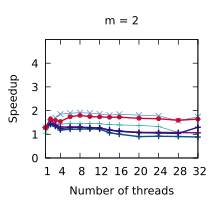

Here is the gnuplot script that generated this plot:
set title "m = 2"
set terminal pdf size 2.2,2.0
set output "./results/Scans_n___4,194,304,_m___2.pdf"
set key off
set xrange [1:32]
set xtics (1, 4, 8, 12, 16, 20, 24, 28, 32)
set xlabel "Number of threads"
set yrange [0:5]
set ytics (0, 1, 2, 3, 4)
set ylabel "Speedup"
plot './results/Scans_n___4,194,304,_m___2.dat' using 1:2 title "Outer parallelism" pointsize 0.7 lw 1 pt 1 linecolor rgb "#24A793" with linespoints, \
  './results/Scans_n___4,194,304,_m___2.dat' using 1:3 title "Inner parallelism" pointsize 0.7 lw 1 pt 2 linecolor rgb "#5287C6" with linespoints, \
  './results/Scans_n___4,194,304,_m___2.dat' using 1:4 title "Multi-atomics 64 1 4" pointsize 0.7 lw 2 pt 1 linecolor rgb "#801478" with linespoints, \
  './results/Scans_n___4,194,304,_m___2.dat' using 1:5 title "Multi-atomics 2 64 1 4" pointsize 0.7 lw 2 pt 1 linecolor rgb "#0A5080" with linespoints, \
  './results/Scans_n___4,194,304,_m___2.dat' using 1:6 title "Multi-atomics 3 64 1 4" pointsize 0.7 lw 2 pt 1 linecolor rgb "#281480" with linespoints, \
  './results/Scans_n___4,194,304,_m___2.dat' using 1:7 title "WorkAssisting 4" pointsize 0.4 lw 2 pt 7 linecolor rgb "#C80A35" with linespoints
